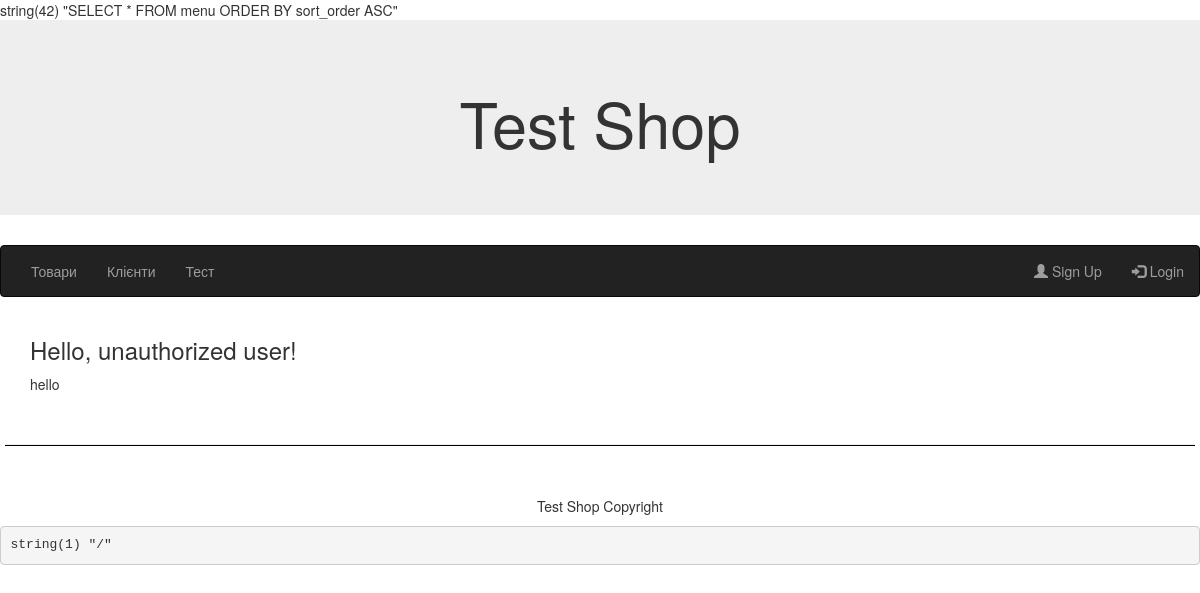
The page / on the database its author committed.
### tables this page shows
CREATE TABLE `menu` (
  `id` int UNSIGNED NOT NULL,
  `name` varchar(100) NOT NULL,
  `path` varchar(255) NOT NULL,
  `active` tinyint(1) NOT NULL DEFAULT '1',
  `sort_order` smallint DEFAULT NULL
);

### app/Core/View.php (called while the page is built, shortened)
<?php
class View
{
    private $data;
    private $viewPath;
    public function __construct(array $data = [], string $viewPath = null)
    {
        $this->data = $data;
        $this->viewPath = $viewPath;
    }
    public static function getViewDir(): string
    {
        return App::getAppDir() . DS . 'views';
    }
    protected function get($key)
    {
        return $this->data[$key];
    }
    public function render(): string
    {
        $path = $this->viewPath;
        if ($path === null) {
            $path = $this->getDefaultPath();
        }
        array_walk($this->data, static function(&$item, $key) {
            if ($item instanceof View) {
                $item = $item->render();
            }
        });
        extract($this->data, EXTR_SKIP);
        include $path;
        return ob_get_clean();
    }
    private function getDefaultPath(): string
    {
        $controllerName = Route::getController();
        $actionName = Route::getAction();
        $path = self::getViewDir() . DS . $controllerName . DS . $actionName . '.php';
        $path404 = self::getViewDir() . DS . 'error' . DS . 'error404.php';
        return file_exists($path) ? $path : $path404;
    }
     private function getBP(): string
     {
         return Route::getBP();
     }
}

### app/Controllers/IndexController.php (called while the page is built, shortened)
<?php
class IndexController extends Controller
{
    public function indexAction(): void
    {
        $this->renderLayout();
    }
}

### app/Core/App.php (called while the page is built, shortened)
<?php
class App
{
    public static function run(string $path = null): void
    {
        $action = Route::getAction() . 'Action';
        $controller = new $controllerClass();
        $controller->$action();
    }
}

### app/bootstrap.php (called while the page is built, shortened)
<?php
require ROOT . '/app/Autoloader.php';
App::run();

### app/Autoloader.php (called while the page is built, shortened)
<?php
class Autoloader
{
    public static function register(): void
    {
        spl_autoload_register(static function ($class) {
            $file = ROOT . DS . 'app' . DS . str_replace('\\', DS, $class) . '.php';
            if (file_exists($file)) {
                return true;
            }
            return false;
        });
    }
}

### app/Core/DB.php (called while the page is built, shortened)
<?php
class DB
{
    private  static $pdo;
    public function getConnection(): PDO
    {
        if (self::$pdo === null) {
            $dsn = 'mysql:host=' . MYSQL_HOST . ';port=' . MYSQL_PORT . ';dbname=' . DB_NAME . ';charset=utf8';
            $options = [
                PDO::MYSQL_ATTR_INIT_COMMAND => "SET NAMES 'utf8'",
                PDO::ATTR_ERRMODE => PDO::ERRMODE_EXCEPTION,
                PDO::ATTR_EMULATE_PREPARES => false
            ];
            try {
                self::$pdo = new PDO($dsn, DB_USERNAME, DB_PASSWORD, $options);
            } catch (PDOException $e) {
                echo "Connection failed: " . $e->getMessage();
                exit();
            }
        }
        return self::$pdo;
    }
    public function query(string $sql, array $parameters = [])
    {
        $dbh = $this->getConnection();
        $stmt = $dbh->prepare($sql);
        $result = $stmt->execute($parameters);
        if ($result !== false) {
            return $stmt->fetchAll(PDO::FETCH_ASSOC);
        } else {
            return false;
        }
    }
}

### app/Core/Model.php (called while the page is built, shortened)
<?php
abstract class Model implements DbModelInterface
{
    protected string $tableName;
    protected array $columns = [];
    protected string $sql;
    protected array $params = [];
	public function getTableName(): string
	{
		return $this->tableName;
	}
	public function getColumns(): array
	{
		$db = new DB();
		$sql = "show columns from {$this->getTableName()};";
		$results = $db->query($sql);
		foreach ($results as $result) {
			$this->columns[] = $result['Field'];
		}
		return $this->columns;
	}
    public function initCollection()
    {
        $columns = implode(',', $this->getColumns());
        $this->sql = "select $columns from " . $this->getTableName();
        return $this;
    }
    public function sort ($params)
    {
		$this->sql = "SELECT * FROM $this->tableName ORDER BY ";
	     foreach ($params as $column => $sortType) {
			$this->sql .= "$column $sortType, ";
    }
	    $this->sql = rtrim(($this->sql), ', ');
		 var_dump($this->sql);
	    return $this;
    }
    public function getCollection()
    {
        $db = new DB();
        $this->sql .= ";";
        $this->collection = $db->query($this->sql, $this->params);
        return $this;
    }
}

### app/Core/Route.php (called while the page is built, shortened)
<?php
class Route
{
    public static function getBP()
    {
        return self::getBasePath();
    }
    public static function getBasePath()
    {
        $basePath = substr(ROOT, strlen($_SERVER['DOCUMENT_ROOT']));
        return $basePath;
    }
}

### app/Core/Url.php (the view, shortened to what this page needs)
<?php
class Url
{
    public static function getLink(string $path, string $name, array $params = []): string
    {
        return '<a href="' . Route::getBP() . $path . '">' . $name . '</a>';
    }
}

### app/views/menu.php
<nav class="navbar navbar-inverse">
  <div class="container-fluid">
    <ul class="nav navbar-nav">
    <?php
        foreach($this->get('menuCollection') as $item)  :
    ?>
        <li>
            <?= \Core\Url::getLink($item['path'], $item['name']); ?>
        </li>
    <?php endforeach; ?>
    </ul>
    <ul class="nav navbar-nav navbar-right">
        <li><a href="<?php echo $this->getBP();?>/customer/register/"><span class="glyphicon glyphicon-user"></span> Sign Up</a></li>
        <li><a href="<?php echo $this->getBP();?>/customer/login/"><span class="glyphicon glyphicon-log-in"></span> Login</a></li>
    </ul>
  </div>
</nav>

### rows shown on the page
menu: name "Товари"
menu: name "Клієнти"
menu: name "Тест"
